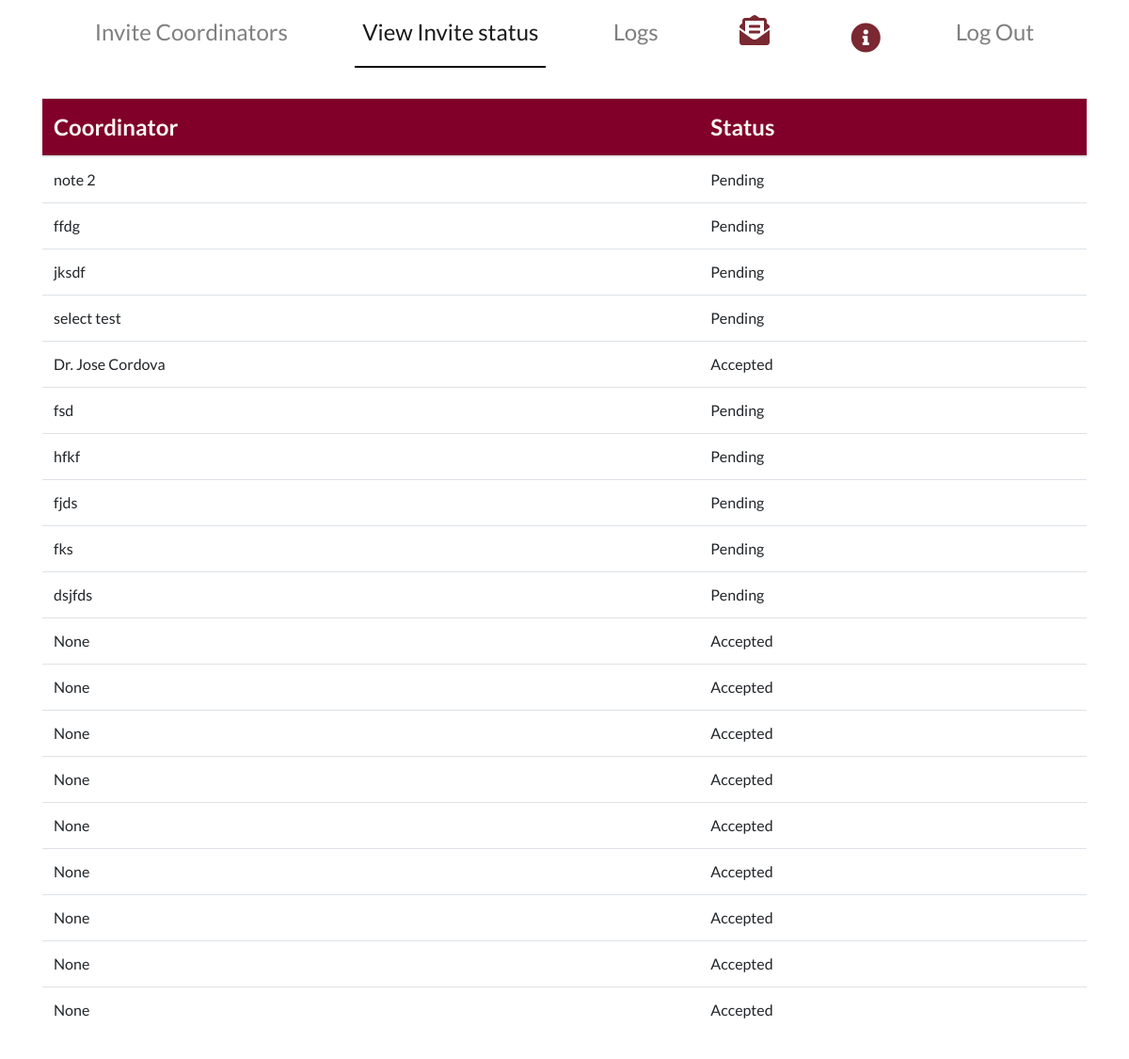
Page /invite_status (signed in) on the earlier database version.
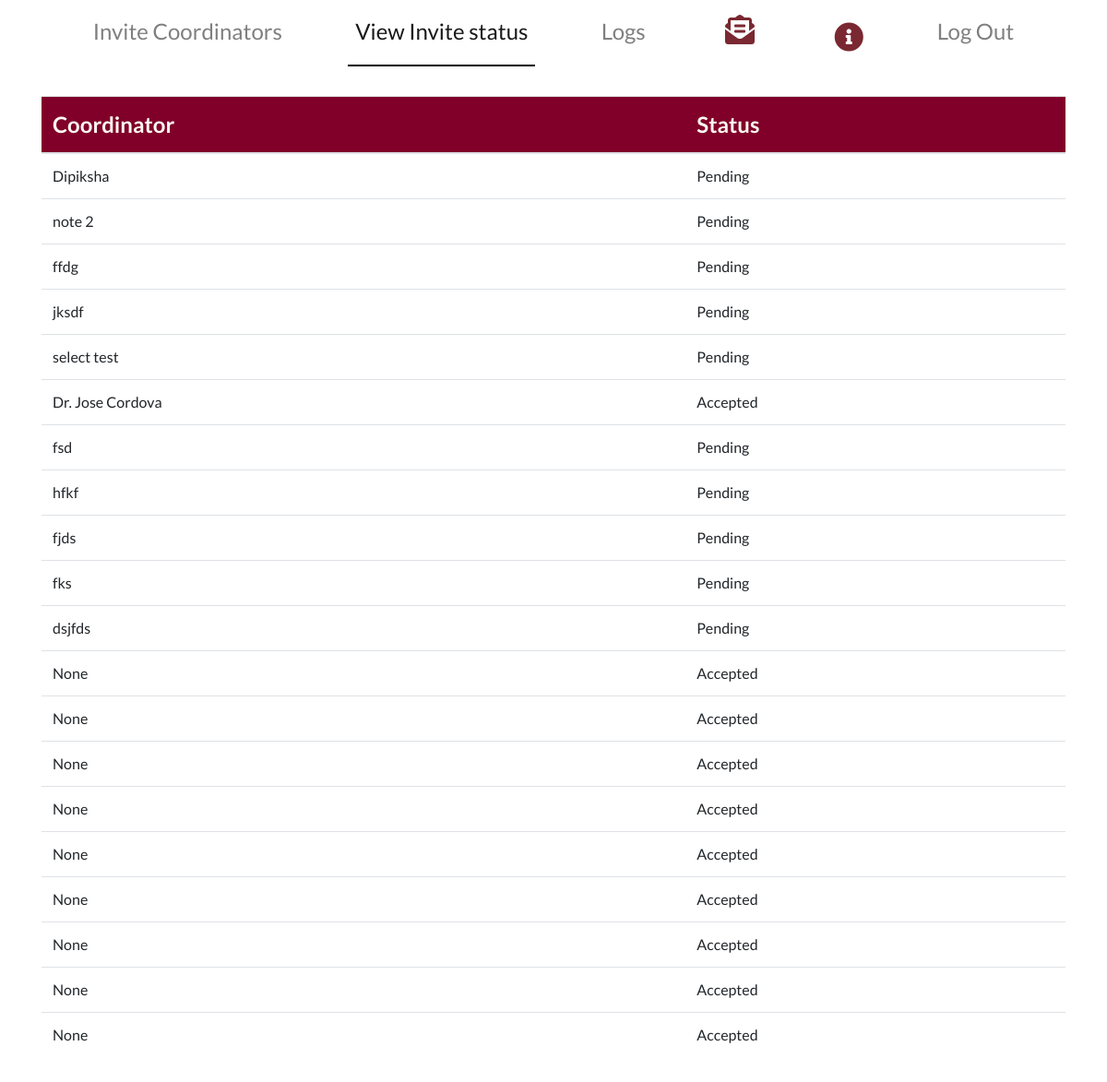
Same page on the later database version.
### main/models.py (models this page shows)
class InvitedCo(models.Model):
    email = models.CharField(max_length=200)
    pending = models.BooleanField(default=True)
    dept = models.ForeignKey(Department,null=True,on_delete=models.CASCADE)
    name = models.CharField(null=True,max_length=400)

### main/views.py (the view)
# urls.py: path('invite_status', views.super_admin_past, name='super_admin_past'),
@user_passes_test(super_admin_test)
def super_admin_past(request):
    myinvitees = InvitedCo.objects.all().order_by('-id')
    invitees = Invited_Coordinator.objects.filter(invited_by=request.user.username).order_by('id')
    context = {'past':'active', 'invitees':invitees,'myinvitees':myinvitees,'cordinator':InvitedCo.objects.all()}
    return render(request, 'main/invite_status.html', context)

### main/views.py (called while the page is built)
def super_admin_test(user):
    return user.is_superuser

### main/templates/main/invite_status.html (shortened to what this page needs)
{% extends  'main/superadminbase.html' %}
{% load static %}
{% block body_block %}
<div class = "container" style="overflow-y:auto; height:80vh;">
<table class="table">
  <thead class = "card-header">
    <tr>
      <th scope="col">Coordinator</th>
      <th scope="col">Status</th>
    </tr>
  </thead>
  <tbody >
    {%for invite in myinvitees%}
    <tr>
      <td>{{invite.name}}</td>
      <td>
          {%if invite.pending %}
            Pending
          {%else%}
            Accepted
          {%endif%}
      </td>
    </tr>
    {%endfor%}
  </tbody>
</table>
</div>
{%endblock%}

Differences in the rows shown:
added InvitedCo: name "Dipiksha", pending "Pending"
